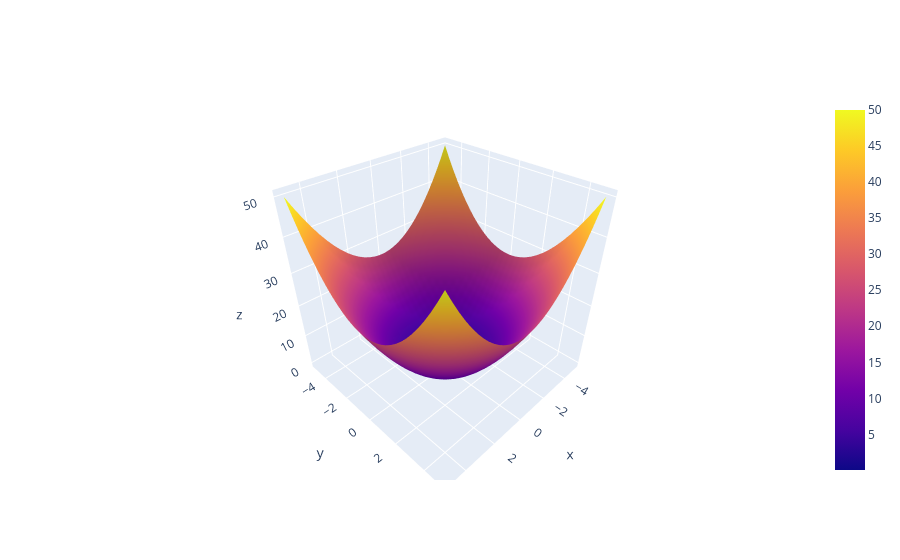

The notebook cell saved with this chart:
### Markdown cell above
## 3 parabola

### Code cell
import numpy as np
import plotly.graph_objects as go

# Generate 3D surface data
x = np.linspace(-5, 5, 30)
y = np.linspace(-5, 5, 30)
xx, yy = np.meshgrid(x, y)
def func(x,y):
    return x**2 + y**2
zz = func(xx,yy)

# Create figure
fig = go.Figure()

# Add surface plot
fig.add_trace(go.Surface(x=xx, y=yy, z=zz))

# Show figure
fig.show()

### Figure 1 — Plotly figure (JSON) as saved in the notebook; plotly's stock layout.template omitted (floating-point values rounded to 4 significant figures; data arrays with more than 128 entries replaced by an {"elided": "..."} marker saying what was removed)
{"data": [{"type": "surface", "x": {"elided": "30x30 float values"}, "y": {"elided": "30x30 float values"}, "z": {"elided": "30x30 float values"}}], "layout": {}}
